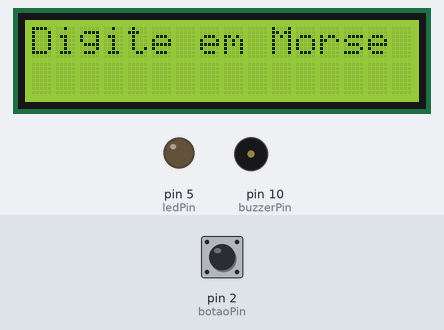
A sketch run on a simulated Arduino Uno, built with avr-gcc and run on an emulated ATmega328P. Parts: 16×2 character LCD, output pins drawn as LEDs (lit = HIGH), buzzer (waves = sounding). The inputs (shaded band) are chosen by the test bench; at power-on: pin 2 (botaoPin) LOW. What the sketch prints to the serial monitor is not drawn.

Above: at 2.2 s.
2.3 s: pin 2 (botaoPin) pulled HIGH for 0.15 s
At 4.0 s:
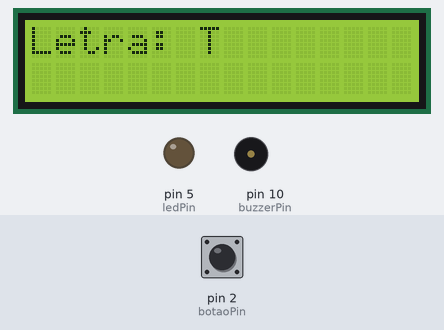
4.3 s: pin 2 (botaoPin) pulled HIGH for 1 s
At 5.1 s:
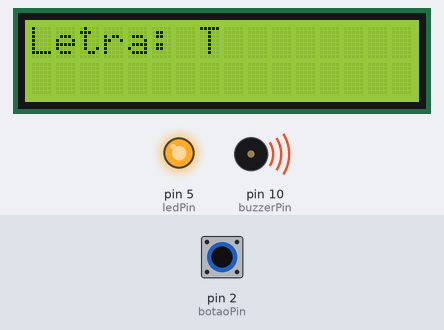
6.8 s: pin 2 (botaoPin) pulled HIGH for 3.2 s
At 10.9 s:
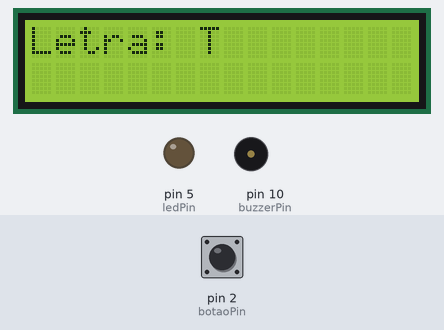
11.5 s: pin 2 (botaoPin) pulsed HIGH 2 times (0.12 s each, 0.3 s apart)
At 12.6 s:
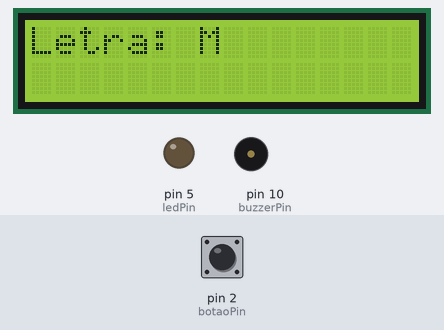
13.8 s: pin 2 (botaoPin) pulled HIGH for 0.15 s
At 13.87 s:
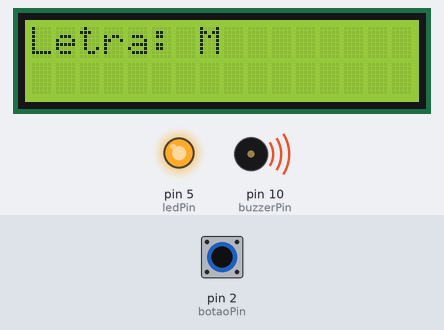
15.4 s: pin 2 (botaoPin) pulsed HIGH 5 times (0.12 s each, 0.3 s apart)
At 17.5 s:
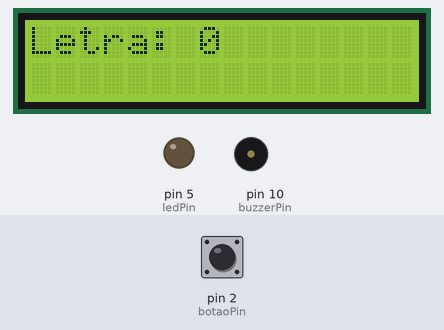
Timing chart, 0 to 19.0 s (numbered marks = the images above; inputs shaded):
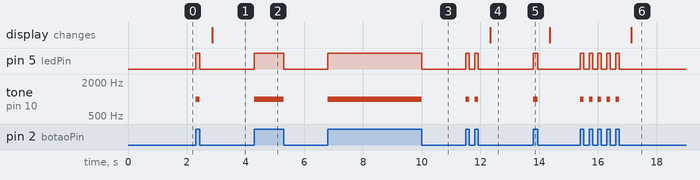

Measured:
- after the input at 2.3 s, pin 5 (ledPin): LOW → HIGH at once, → LOW 0.15 s later; tone on pin 10 (buzzerPin): silent → 1000 Hz at once, → silent 0.15 s later; the display: changes after 0.56 s (image 1)
- after the input at 4.3 s, pin 5 (ledPin): LOW → HIGH at once, → LOW 1.0 s later; tone on pin 10 (buzzerPin): silent → 1000 Hz at once, → silent 1.0 s later
- after the input at 6.8 s, pin 5 (ledPin): LOW → HIGH at once, → LOW 3.2 s later; tone on pin 10 (buzzerPin): silent → 1000 Hz at once, → silent 3.2 s later
- after the input at 11.5 s, pin 5 (ledPin): alternates HIGH for 0.12 s and LOW for 0.18 s, 4 changes in all, then stays LOW, starting at once; tone on pin 10 (buzzerPin): alternates 1000 Hz for 0.12 s and silent for 0.18 s, 4 changes in all, then stays silent, starting at once; the display: changes after 0.83 s (image 4)
- after the input at 13.8 s, pin 5 (ledPin): LOW → HIGH at once, → LOW 0.15 s later; tone on pin 10 (buzzerPin): silent → 1000 Hz at once, → silent 0.15 s later
- after the input at 15.4 s, pin 5 (ledPin): alternates HIGH for 0.12 s and LOW for 0.18 s, 10 changes in all, then stays LOW, starting at once; tone on pin 10 (buzzerPin): alternates 1000 Hz for 0.12 s and silent for 0.18 s, 10 changes in all, then stays silent, starting at once; the display: changes after 1.7 s (image 6)

The sketch:

fantaisemorse.ino
```cpp
#include <Wire.h>                  // Biblioteca para comunicação I2C
#include <Adafruit_LiquidCrystal.h> // Biblioteca para controle do display LCD

// Definição dos pinos para o LCD
Adafruit_LiquidCrystal lcd_1(0);  // Endereço I2C 0x20, 16 colunas e 2 linhas

const int botaoPin = 2;    // Pino do botão
const int ledPin = 5;      // Pino do LED
const int buzzerPin = 10;  // Pino do buzzer

unsigned long tempoPressionado = 0;   // Armazena o tempo em que o botão foi pressionado
unsigned long tempoUltimaPressao = 0; // Armazena o tempo da última pressão
bool botaoPressionado = false; // Variável para verificar se o botão foi pressionado
String mensagemMorse = "";    // Variável para armazenar a mensagem em código Morse

// Dicionário para converter código Morse para letras
String morseToChar(String morseCode) {
  if (morseCode == ".-") return "A";
  if (morseCode == "-...") return "B";
  if (morseCode == "-.-.") return "C";
  if (morseCode == "-..") return "D";
  if (morseCode == ".") return "E";
  if (morseCode == "..-.") return "F";
  if (morseCode == "--.") return "G";
  if (morseCode == "....") return "H";
  if (morseCode == "..") return "I";
  if (morseCode == ".---") return "J";
  if (morseCode == "-.-") return "K";
  if (morseCode == ".-..") return "L";
  if (morseCode == "--") return "M";
  if (morseCode == "-.") return "N";
  if (morseCode == "---") return "O";
  if (morseCode == ".--.") return "P";
  if (morseCode == "--.-") return "Q";
  if (morseCode == ".-.") return "R";
  if (morseCode == "...") return "S";
  if (morseCode == "-") return "T";
  if (morseCode == "..-") return "U";
  if (morseCode == "...-") return "V";
  if (morseCode == ".--") return "W";
  if (morseCode == "-..-") return "X";
  if (morseCode == "-.--") return "Y";
  if (morseCode == "--..") return "Z";
  if (morseCode == "-----") return "0";
  if (morseCode == ".----") return "1";
  if (morseCode == "..---") return "2";
  if (morseCode == "...--") return "3";
  if (morseCode == "....-") return "4";
  if (morseCode == ".....") return "5";
  if (morseCode == "-....") return "6";
  if (morseCode == "--...") return "7";
  if (morseCode == "---..") return "8";
  if (morseCode == "----.") return "9";
  return "";
}

void setup() {
  pinMode(botaoPin, INPUT);    // Configura o pino do botão como entrada
  pinMode(ledPin, OUTPUT);     // Configura o pino do LED como saída
  pinMode(buzzerPin, OUTPUT);  // Configura o pino do buzzer como saída
  Serial.begin(9600);          // Inicia a comunicação serial
  lcd_1.begin(16, 2);          // Inicializa o LCD de 16x2
  lcd_1.setBacklight(1);       // Liga o backlight do LCD
  lcd_1.print("Digite em Morse"); // Exibe uma mensagem inicial
  delay(1000); // Aguarda 1 segundo para exibição
}

void loop() {
  int leituraBotao = digitalRead(botaoPin);  // Lê o estado do botão

  if (leituraBotao == HIGH) {  // Se o botão está pressionado
    if (!botaoPressionado) {  // Se não estava pressionado anteriormente
      tempoPressionado = millis();  // Marca o tempo de início de pressionamento
      botaoPressionado = true;
    }
    // O LED fica aceso enquanto o botão está pressionado
    digitalWrite(ledPin, HIGH);
    tone(buzzerPin, 1000);  // Emite som enquanto o botão está pressionado
  } else {  // Quando o botão é solto
    if (botaoPressionado) {  // Se o botão estava pressionado anteriormente
      unsigned long duracao = millis() - tempoPressionado;  // Calcula o tempo de pressionamento
      botaoPressionado = false;
      digitalWrite(ledPin, LOW);  // Apaga o LED
      noTone(buzzerPin);  // Para o som

      // Determina se foi um ponto ou um traço
      if (duracao < 50) {
        mensagemMorse += ".";  // Ponto (curto)
      } else {
        mensagemMorse += "-";  // Traço (longo)
      }

      // Exibe o código Morse no monitor serial
      Serial.print("Morse: ");
      Serial.println(mensagemMorse);  // Exibe a sequência em Morse no terminal

      // Aguarda um tempo curto antes de poder pressionar novamente
      delay(100);  // Atraso entre os cliques para evitar múltiplos registros em uma única pressão
      tempoUltimaPressao = millis();  // Atualiza o tempo da última pressão
    }
  }

  // Se não houve pressionamento por mais de 300ms, insira um espaço (separação de caracteres ou palavras)
  if (millis() - tempoUltimaPressao > 300 && mensagemMorse.length() > 0) {
    // Convertendo a mensagem morse para letra
    String letra = morseToChar(mensagemMorse);
    if (letra != "") {
      // Exibe a letra correspondente no LCD
      lcd_1.clear();
      lcd_1.setCursor(0, 0);
      lcd_1.print("Letra: " + letra);  // Exibe a letra no LCD

      // Exibe a letra na Serial
      Serial.print("Letra: ");
      Serial.println(letra);
    }

    // Resetando a mensagem para a próxima letra
    mensagemMorse = "";
    tempoUltimaPressao = millis();  // Atualiza o tempo da última pressão
  }
}
```
